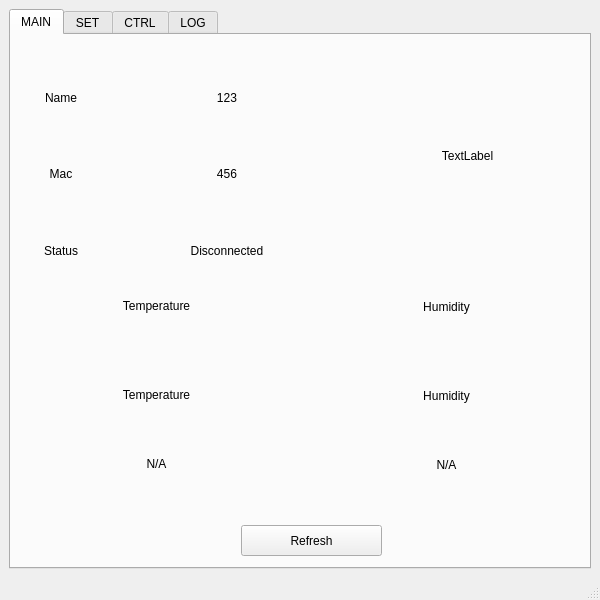
<?xml version="1.0" encoding="UTF-8"?>
<ui version="4.0">
 <class>MainWindow</class>
 <widget class="QMainWindow" name="MainWindow">
  <property name="geometry">
   <rect>
    <x>0</x>
    <y>0</y>
    <width>600</width>
    <height>600</height>
   </rect>
  </property>
  <property name="windowTitle">
   <string>MainWindow</string>
  </property>
  <widget class="QWidget" name="centralwidget">
   <layout class="QVBoxLayout" name="verticalLayout">
    <item>
     <widget class="QTabWidget" name="tabWidget">
      <property name="tabPosition">
       <enum>QTabWidget::North</enum>
      </property>
      <property name="tabShape">
       <enum>QTabWidget::Rounded</enum>
      </property>
      <property name="currentIndex">
       <number>0</number>
      </property>
      <property name="iconSize">
       <size>
        <width>16</width>
        <height>16</height>
       </size>
      </property>
      <property name="movable">
       <bool>false</bool>
      </property>
      <property name="tabBarAutoHide">
       <bool>false</bool>
      </property>
      <widget class="QWidget" name="tab">
       <attribute name="title">
        <string>MAIN</string>
       </attribute>
       <widget class="QWidget" name="horizontalLayoutWidget">
        <property name="geometry">
         <rect>
          <x>0</x>
          <y>0</y>
          <width>581</width>
          <height>241</height>
         </rect>
        </property>
        <layout class="QHBoxLayout" name="horizontalLayout">
         <item>
          <layout class="QGridLayout" name="gridLayout">
           <property name="sizeConstraint">
            <enum>QLayout::SetNoConstraint</enum>
           </property>
           <item row="6" column="1">
            <widget class="QLabel" name="Name_3">
             <property name="text">
              <string>Disconnected</string>
             </property>
             <property name="alignment">
              <set>Qt::AlignCenter</set>
             </property>
            </widget>
           </item>
           <item row="5" column="1">
            <spacer name="horizontalSpacer_6">
             <property name="orientation">
              <enum>Qt::Horizontal</enum>
             </property>
             <property name="sizeType">
              <enum>QSizePolicy::Fixed</enum>
             </property>
             <property name="sizeHint" stdset="0">
              <size>
               <width>220</width>
               <height>20</height>
              </size>
             </property>
            </spacer>
           </item>
           <item row="5" column="0">
            <spacer name="horizontalSpacer_3">
             <property name="orientation">
              <enum>Qt::Horizontal</enum>
             </property>
             <property name="sizeType">
              <enum>QSizePolicy::Fixed</enum>
             </property>
             <property name="sizeHint" stdset="0">
              <size>
               <width>100</width>
               <height>20</height>
              </size>
             </property>
            </spacer>
           </item>
           <item row="4" column="1">
            <widget class="QLabel" name="Name_2">
             <property name="text">
              <string>456</string>
             </property>
             <property name="alignment">
              <set>Qt::AlignCenter</set>
             </property>
            </widget>
           </item>
           <item row="1" column="0">
            <spacer name="horizontalSpacer">
             <property name="orientation">
              <enum>Qt::Horizontal</enum>
             </property>
             <property name="sizeType">
              <enum>QSizePolicy::Fixed</enum>
             </property>
             <property name="sizeHint" stdset="0">
              <size>
               <width>100</width>
               <height>20</height>
              </size>
             </property>
            </spacer>
           </item>
           <item row="6" column="0">
            <widget class="QLabel" name="Status">
             <property name="text">
              <string>Status</string>
             </property>
             <property name="alignment">
              <set>Qt::AlignCenter</set>
             </property>
            </widget>
           </item>
           <item row="2" column="0">
            <widget class="QLabel" name="Name">
             <property name="text">
              <string>Name</string>
             </property>
             <property name="alignment">
              <set>Qt::AlignCenter</set>
             </property>
            </widget>
           </item>
           <item row="3" column="1">
            <spacer name="horizontalSpacer_5">
             <property name="orientation">
              <enum>Qt::Horizontal</enum>
             </property>
             <property name="sizeType">
              <enum>QSizePolicy::Fixed</enum>
             </property>
             <property name="sizeHint" stdset="0">
              <size>
               <width>220</width>
               <height>20</height>
              </size>
             </property>
            </spacer>
           </item>
           <item row="1" column="1">
            <spacer name="horizontalSpacer_4">
             <property name="orientation">
              <enum>Qt::Horizontal</enum>
             </property>
             <property name="sizeType">
              <enum>QSizePolicy::Fixed</enum>
             </property>
             <property name="sizeHint" stdset="0">
              <size>
               <width>220</width>
               <height>37</height>
              </size>
             </property>
            </spacer>
           </item>
           <item row="2" column="1">
            <widget class="QLabel" name="Mac_2">
             <property name="text">
              <string>123</string>
             </property>
             <property name="alignment">
              <set>Qt::AlignCenter</set>
             </property>
            </widget>
           </item>
           <item row="3" column="0">
            <spacer name="horizontalSpacer_2">
             <property name="orientation">
              <enum>Qt::Horizontal</enum>
             </property>
             <property name="sizeType">
              <enum>QSizePolicy::Fixed</enum>
             </property>
             <property name="sizeHint" stdset="0">
              <size>
               <width>100</width>
               <height>20</height>
              </size>
             </property>
            </spacer>
           </item>
           <item row="4" column="0">
            <widget class="QLabel" name="Mac">
             <property name="text">
              <string>Mac</string>
             </property>
             <property name="alignment">
              <set>Qt::AlignCenter</set>
             </property>
            </widget>
           </item>
          </layout>
         </item>
         <item>
          <widget class="QLabel" name="label">
           <property name="text">
            <string>TextLabel</string>
           </property>
           <property name="alignment">
            <set>Qt::AlignCenter</set>
           </property>
          </widget>
         </item>
        </layout>
       </widget>
       <widget class="QPushButton" name="pushButton">
        <property name="geometry">
         <rect>
          <x>230</x>
          <y>490</y>
          <width>141</width>
          <height>31</height>
         </rect>
        </property>
        <property name="text">
         <string>Refresh</string>
        </property>
       </widget>
       <widget class="QWidget" name="verticalLayoutWidget">
        <property name="geometry">
         <rect>
          <x>0</x>
          <y>239</y>
          <width>291</width>
          <height>241</height>
         </rect>
        </property>
        <layout class="QVBoxLayout" name="verticalLayout_2">
         <item>
          <widget class="QLabel" name="temperature">
           <property name="text">
            <string>Temperature</string>
           </property>
           <property name="alignment">
            <set>Qt::AlignCenter</set>
           </property>
          </widget>
         </item>
         <item>
          <spacer name="horizontalSpacer_7">
           <property name="orientation">
            <enum>Qt::Horizontal</enum>
           </property>
           <property name="sizeHint" stdset="0">
            <size>
             <width>40</width>
             <height>20</height>
            </size>
           </property>
          </spacer>
         </item>
         <item>
          <widget class="QLabel" name="label_3">
           <property name="text">
            <string>Temperature</string>
           </property>
           <property name="alignment">
            <set>Qt::AlignCenter</set>
           </property>
          </widget>
         </item>
         <item>
          <widget class="QLabel" name="t_na">
           <property name="text">
            <string>N/A</string>
           </property>
           <property name="alignment">
            <set>Qt::AlignCenter</set>
           </property>
          </widget>
         </item>
         <item>
          <spacer name="horizontalSpacer_8">
           <property name="orientation">
            <enum>Qt::Horizontal</enum>
           </property>
           <property name="sizeHint" stdset="0">
            <size>
             <width>40</width>
             <height>20</height>
            </size>
           </property>
          </spacer>
         </item>
        </layout>
       </widget>
       <widget class="QWidget" name="verticalLayoutWidget_2">
        <property name="geometry">
         <rect>
          <x>290</x>
          <y>240</y>
          <width>291</width>
          <height>241</height>
         </rect>
        </property>
        <layout class="QVBoxLayout" name="verticalLayout_3">
         <item>
          <widget class="QLabel" name="humidity">
           <property name="text">
            <string>Humidity</string>
           </property>
           <property name="alignment">
            <set>Qt::AlignCenter</set>
           </property>
          </widget>
         </item>
         <item>
          <spacer name="horizontalSpacer_9">
           <property name="orientation">
            <enum>Qt::Horizontal</enum>
           </property>
           <property name="sizeHint" stdset="0">
            <size>
             <width>40</width>
             <height>20</height>
            </size>
           </property>
          </spacer>
         </item>
         <item>
          <widget class="QLabel" name="label_6">
           <property name="text">
            <string>Humidity</string>
           </property>
           <property name="alignment">
            <set>Qt::AlignCenter</set>
           </property>
          </widget>
         </item>
         <item>
          <widget class="QLabel" name="h_na">
           <property name="text">
            <string>N/A</string>
           </property>
           <property name="alignment">
            <set>Qt::AlignCenter</set>
           </property>
          </widget>
         </item>
         <item>
          <spacer name="horizontalSpacer_10">
           <property name="orientation">
            <enum>Qt::Horizontal</enum>
           </property>
           <property name="sizeHint" stdset="0">
            <size>
             <width>40</width>
             <height>20</height>
            </size>
           </property>
          </spacer>
         </item>
        </layout>
       </widget>
      </widget>
      <widget class="QWidget" name="tab_2">
       <attribute name="title">
        <string>SET</string>
       </attribute>
      </widget>
      <widget class="QWidget" name="tab_3">
       <attribute name="title">
        <string>CTRL</string>
       </attribute>
      </widget>
      <widget class="QWidget" name="tab_4">
       <attribute name="title">
        <string>LOG</string>
       </attribute>
      </widget>
     </widget>
    </item>
   </layout>
  </widget>
  <widget class="QMenuBar" name="menubar">
   <property name="geometry">
    <rect>
     <x>0</x>
     <y>0</y>
     <width>600</width>
     <height>17</height>
    </rect>
   </property>
  </widget>
  <widget class="QStatusBar" name="statusbar"/>
 </widget>
 <resources/>
 <connections/>
</ui>
